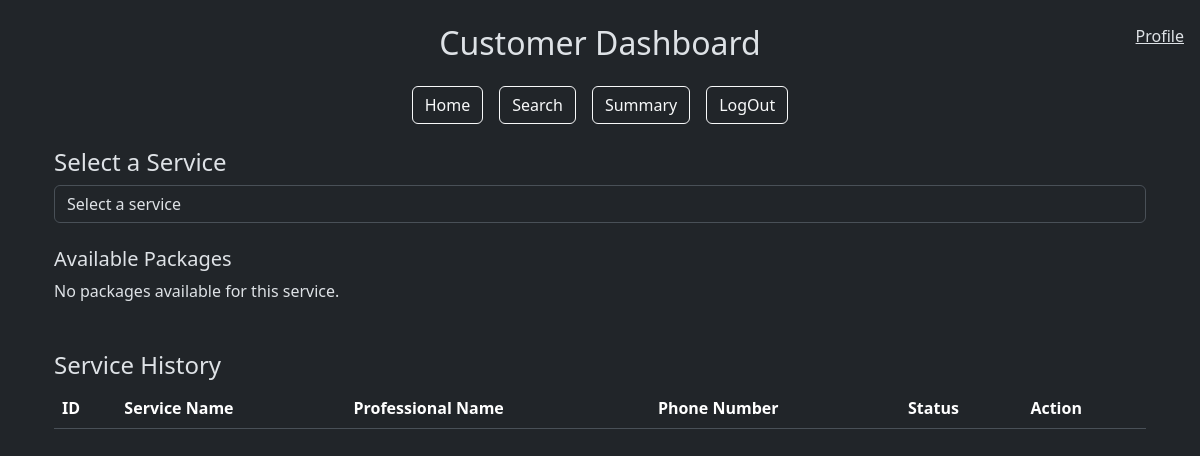
Page /customer_dashboard (signed in) on the earlier database version.
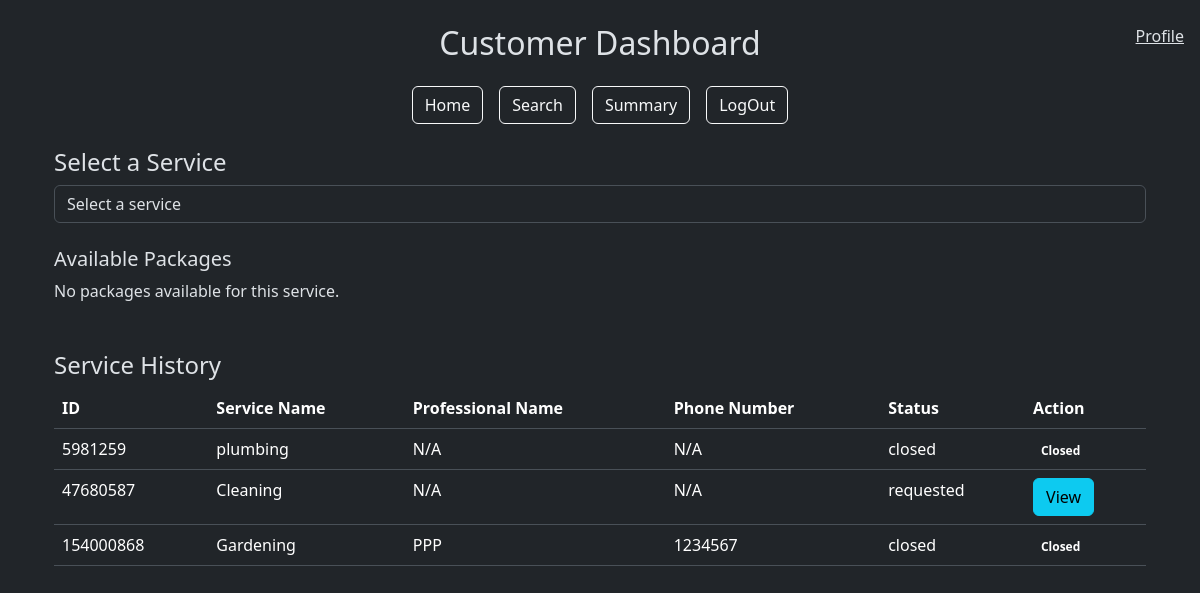
Same page on the later database version.
### models.py (models this page shows)
class User(db.Model):
    __tablename__ = "user"
    id = db.Column(db.Integer, primary_key=True)
    username = db.Column(db.String(80), unique=True, nullable=False)
    passhash = db.Column(db.String(80), nullable=False)
    name = db.Column(db.String(80), nullable=False)
    role = db.Column(db.String(20), nullable=False)
    is_blocked = db.Column(db.Boolean, default=False, nullable=False)
    professional = db.relationship('Professional', backref='user', lazy=True)
    customer = db.relationship('Customer', backref='user', lazy=True)

class ServiceRequest(db.Model):
    __tablename__ = 'service_request'
    id = db.Column(db.Integer, primary_key=True)
    customer_id = db.Column(db.Integer, db.ForeignKey('customer.id'), nullable=False)  # Reference to Customer
    professional_id = db.Column(db.Integer, db.ForeignKey('professional.id'), nullable=True)  # Reference to Professional
    service_id = db.Column(db.Integer, db.ForeignKey('service.id'), nullable=False)
    date_of_request = db.Column(db.DateTime, default=datetime.utcnow, nullable=False)
    date_of_completion = db.Column(db.DateTime, nullable=True)
    status = db.Column(db.String(20), default='requested', nullable=False)
    rating = db.Column(db.Integer, nullable=True)
    remarks = db.Column(db.Text, nullable=True)
    rejected_by = db.Column(MutableList.as_mutable(JSON), default=[])
    customer = db.relationship('Customer', back_populates='service_requests')
    service = db.relationship('Service', back_populates='service_requests')
    professional = db.relationship('Professional', back_populates='service_requests')
    review = db.relationship('Review', back_populates='service_request', lazy=True)

class Service(db.Model):
    __tablename__ = 'service'
    id = db.Column(db.Integer, primary_key=True)
    service_name = db.Column(db.String(80), unique=False, nullable=False)
    description = db.Column(db.Text, nullable=False)
    price = db.Column(db.Float, nullable=False)
    time_required = db.Column(db.Integer, nullable=False)
    service_requests = db.relationship('ServiceRequest', back_populates='service', lazy=True)

class Professional(db.Model):
    __tablename__ = 'professional'
    id = db.Column(db.Integer, db.ForeignKey('user.id'), primary_key=True)
    date_created = db.Column(db.DateTime, default=datetime.utcnow, nullable=False)
    service_id = db.Column(db.Integer, db.ForeignKey('service.id'), nullable=True)
    contact = db.Column(db.String(10), nullable=False)
    experience = db.Column(db.Float, nullable=False)
    description = db.Column(db.Text, nullable=True)
    service_name = db.Column(db.Text(80),db.ForeignKey('service.service_name'), nullable=False)
    rating = db.Column(db.Float, nullable=True)
    address = db.Column(db.Text, nullable=False)
    pincode = db.Column(db.String(6), nullable=False)
    available = db.Column(db.Boolean, default=True, nullable=False)
    document = db.Column(db.String(200))
    verified = db.Column(db.Boolean, default=False, nullable=False)
    service_requests = db.relationship('ServiceRequest', back_populates='professional', lazy=True)

### app.py (the view)
@app.route('/customer_dashboard')
def customer_dashboard():
    user_id = session['user_id']
    customer = Customer.query.get(user_id)
    services =  db.session.query(Service.service_name).distinct().all()
    user = User.query.get(user_id)
    service_requests = ServiceRequest.query.filter_by(customer_id=user_id).all()
    return render_template('customer_dashboard.html',service_requests=service_requests,user=user, customer=customer, services=services)

### templates/customer_dashboard.html (shortened to what this page needs)
{% extends "layout.html" %} {% block title %}Customer Dashboard{% endblock %} {%
block content %}
<div class="container mt-4">
  <span class="navbar-text position-fixed top-0 end-0 m-3">
    <a href="">Profile</a>
  </span>
  <div class="my-4">
    <h4>Select a Service</h4>
    <form method="POST" action="{{ url_for('select_service') }}">
      <div class="form-group">
        <select
          class="form-control"
          name="service_name"
          onchange="this.form.submit()"
          required
        >
          <option value="" disabled selected>Select a service</option>
        </select>
      </div>
    </form>
    <div id="packageDisplay" class="mt-4">
      <h5>Available Packages</h5>
      <div id="packageList">
        {% if packages %} {% for pkg in packages %}
        <div class="card mb-3">
          <div class="card-body">
            <h5 class="card-title">{{ pkg.service_name }}</h5>
            <p class="card-text">{{ pkg.description }}</p>
            <p><strong>Price:</strong> {{ pkg.price }}</p>
            <form
              method="POST"
              action="{{ url_for('book_service', package_id=pkg.id) }}"
            >
              <button type="submit" class="btn btn-primary">Book</button>
            </form>
          </div>
        </div>
        {% endfor %} {% else %}
        <p>No packages available for this service.</p>
        {% endif %}
      </div>
    </div>
  </div>
  <div class="mt-5">
    <h4>Service History</h4>
    <div class="table-responsive">
      <table class="table">
        <thead>
          <tr>
            <th>ID</th>
            <th>Service Name</th>
            <th>Professional Name</th>
            <th>Phone Number</th>
            <th>Status</th>
            <th>Action</th>
          </tr>
        </thead>
        <tbody>
          {% for service_request in service_requests %}
          <tr>
            <td>{{ service_request.id }}</td>
            <td>{{ service_request.service.service_name }}</td>
            <td>
              {{ service_request.professional.user.name if
              service_request.professional else 'N/A' }}
            </td>
            <td>
              {{ service_request.professional.contact if
              service_request.professional else 'N/A' }}
            </td>
            <td>{{ service_request.status }}</td>
            <td>
              {% if service_request.status == 'closed' %}
              <span class="badge badge-success">Closed</span>
              {% else %}
              <button
                type="button"
                class="btn btn-info"
                data-toggle="modal"
                data-target="#viewModal"
                onclick="showModal('{{ service_request.id }}', '{{ service_request.date_of_request }}', '{{ service_request.status }}', '{{ service_request.remarks }}', '{{ service_request.rating }}')"
              >
                View
              </button>
              {% endif %}
            </td>
          </tr>
          {% endfor %}
        </tbody>
      </table>
    </div>
  </div>
</div>
{% endblock %}

### templates/layout.html (shortened to what this page needs)
<!DOCTYPE html>
<html lang="en">
  <head>
    <link
      href="https://cdn.jsdelivr.net/npm/bootstrap@5.3.3/dist/css/bootstrap.min.css"
      rel="stylesheet"
    />
  </head>
  <body data-bs-theme="dark">
    <div class="container mt-4">
      {% if request.endpoint not in ['login', 'register'] %}
      <div class="text-center my-4">
        <h2 class="text-capitalize">
          {{ session.get('user_role') }} Dashboard
        </h2>
      </div>
      <div class="d-flex justify-content-center mb-4">
        <div class="d-flex flex-row gap-3">
          {% with dashboard_url = session['user_role'] + '_dashboard' %}
          <a href="{{ url_for(dashboard_url) }}" class="btn btn-outline-light"
            >Home</a
          >
          {% endwith %}
          <a href="{{ url_for('search') }}" class="btn btn-outline-light"
            >Search</a
          >
          <a href="{{ url_for('summary') }}" class="btn btn-outline-light"
            >Summary</a
          >
          <a href="{{ url_for('logout') }}" class="btn btn-outline-light"
            >LogOut</a
          >
        </div>
      </div>
      {% endif %}
      {% block content %} {% endblock %}
    </div>
  </body>
</html>

Differences in the rows shown:
added ServiceRequest: id "5981259", service.service_name "plumbing", professional.user "N/A", professional "N/A", status "closed", shows "Closed"
added ServiceRequest: id "47680587", service.service_name "Cleaning", professional.user "N/A", professional "N/A", status "requested"
added ServiceRequest: id "154000868", service.service_name "Gardening", professional.user "PPP", professional "1234567", status "closed", shows "Closed"
